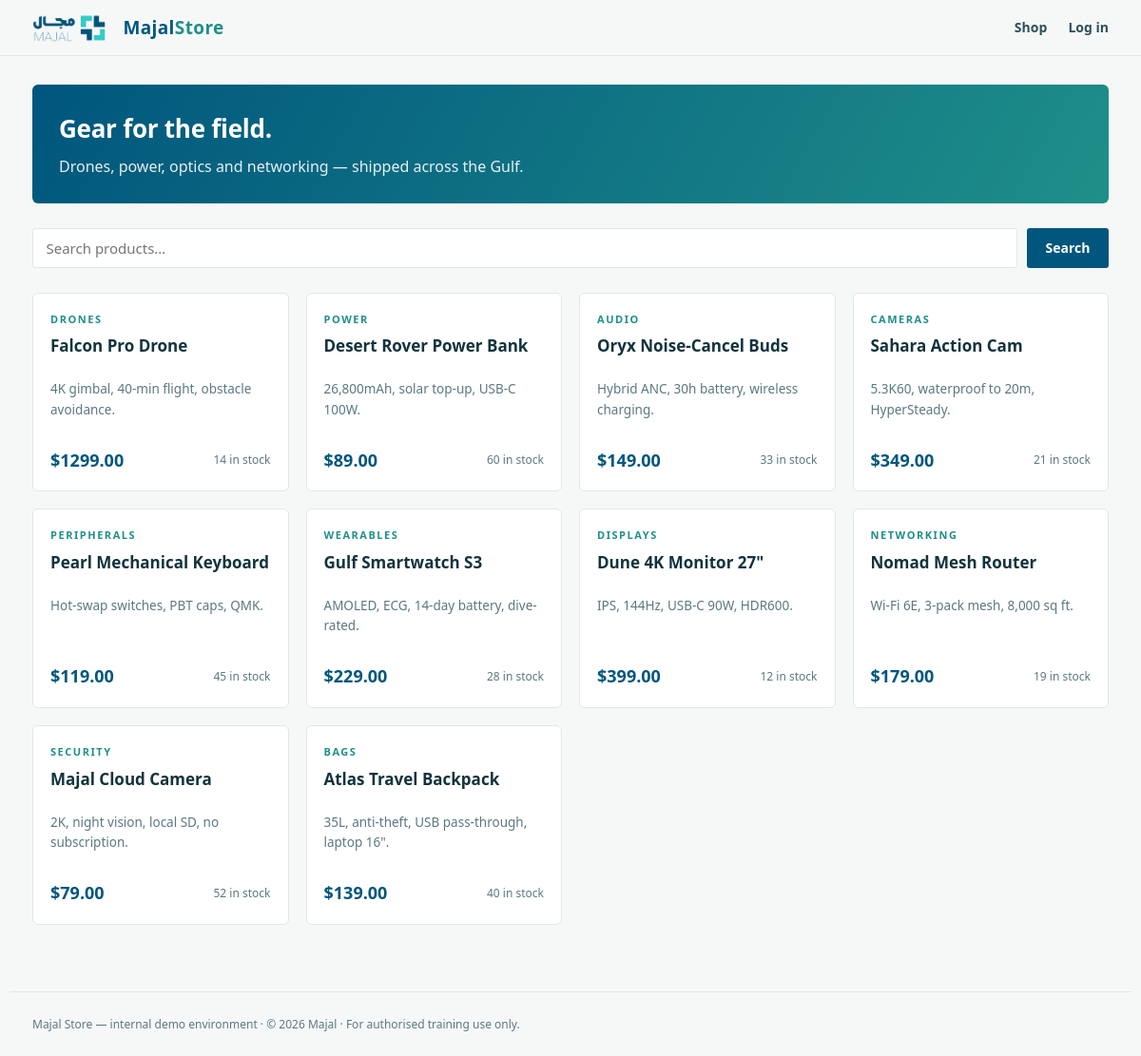
The page / on the database its author committed.
### tables this page shows
CREATE TABLE products (
    id        INTEGER PRIMARY KEY AUTOINCREMENT,
    name      TEXT NOT NULL,
    category  TEXT NOT NULL,
    price     REAL NOT NULL,
    stock     INTEGER NOT NULL,
    blurb     TEXT NOT NULL
);

### day4/lab/app.py (the view)
@app.route("/")
def index():
    q = request.args.get("q", "")
    if q:
        rows = db().execute(
            "SELECT * FROM products WHERE name LIKE '%%%s%%' OR category LIKE '%%%s%%'"
            % (q, q)
        ).fetchall()
    else:
        rows = db().execute("SELECT * FROM products ORDER BY id").fetchall()
    return render_template("index.html", products=rows, q=q)

### day4/lab/app.py (called while the page is built)
def db():
    if "db" not in g:
        g.db = sqlite3.connect(DB)
        g.db.row_factory = sqlite3.Row
    return g.db

def current_user():
    uid = session.get("uid")
    if uid is None:
        return None
    return db().execute("SELECT * FROM users WHERE id=?", (uid,)).fetchone()

@app.context_processor
def inject_user():
    return {"user": current_user(), "year": 2026}

### day4/lab/templates/index.html (shortened to what this page needs)
{% extends "base.html" %}
{% block body %}
<div class="hero">
  <h1>Gear for the field.</h1>
  <p>Drones, power, optics and networking — shipped across the Gulf.</p>
</div>
<form class="searchbar" method="get" action="{{ url_for('index') }}">
  <input type="text" name="q" value="{{ q }}" placeholder="Search products…" autocomplete="off">
  <button class="btn" type="submit">Search</button>
</form>
<div class="grid">
  {% for p in products %}
  <div class="card">
    <span class="cat">{{ p['category'] }}</span>
    <h3><a href="{{ url_for('product', pid=p['id']) }}">{{ p['name'] }}</a></h3>
    <p class="blurb">{{ p['blurb'] }}</p>
    <div class="foot">
      <span class="price">${{ '%.2f'|format(p['price']) }}</span>
      <span class="stock">{{ p['stock'] }} in stock</span>
    </div>
  </div>
  {% else %}
  <p class="muted">No products matched.</p>
  {% endfor %}
</div>
{% endblock %}

### day4/lab/templates/base.html (shortened to what this page needs)
<!DOCTYPE html>
<html lang="en">
<head>
<link rel="stylesheet" href="{{ url_for('static', filename='store.css') }}">
</head>
<body>
<header class="bar">
  <div class="in">
    <img src="{{ url_for('static', filename='majal-logo.jpg') }}" alt="Majal">
    <a class="brand" href="{{ url_for('index') }}">Majal<span>Store</span></a>
    <nav>
      <a href="{{ url_for('index') }}">Shop</a>
      {% if user %}
        {% if user['is_admin'] %}<a href="{{ url_for('admin') }}">Network Tools</a>{% endif %}
        <a href="{{ url_for('account') }}">My Account</a>
        <a href="{{ url_for('logout') }}">Log out</a>
        <span class="who">{{ user['fullname'] }}</span>
      {% else %}
        <a href="{{ url_for('login') }}">Log in</a>
      {% endif %}
    </nav>
  </div>
</header>
<main class="wrap">
{% block body %}{% endblock %}
</main>
<footer class="footer">
  Majal Store — internal demo environment · © {{ year }} Majal ·
  <span class="muted">For authorised training use only.</span>
</footer>
</body>
</html>

### day4/lab/static/store.css (style rules this page uses)
:root { --petrol:#00567d; --petrol-d:#003f5e; --teal:#1f8f89; --turq:#33d2cb; --yellow:#f2d200; --ink:#12333d; --slate:#2f4f59; --muted:#5c7880; --bg:#f6f8f8; --bg-2:#eef3f3; --card:#fff; --line:#e0e7e8; --code-bg:#0f2b34; --code-ink:#dff3f2; --danger:#c2410c; --sans:"Avenir Next","Avenir","Segoe UI",system-ui,-apple-system,"Helvetica Neue",Arial,sans-serif; --mono:"JetBrains Mono","Cascadia Code","SF Mono",Menlo,Consolas,"DejaVu Sans Mono",monospace; }
* { box-sizing:border-box }
body { margin:0;font-family:var(--sans);color:var(--ink);background:var(--bg);line-height:1.6;-webkit-font-smoothing:antialiased }
a { color:var(--petrol);text-decoration:none }
.bar { position:sticky;top:0;z-index:30;background:rgba(246,248,248,.95);backdrop-filter:blur(8px);border-bottom:1px solid var(--line) }
.bar .in { max-width:1180px;margin:0 auto;padding:12px 24px;display:flex;align-items:center;gap:18px }
.bar img { height:34px;width:auto;mix-blend-mode:multiply }
.bar .brand { font-weight:800;letter-spacing:.02em;color:var(--petrol);font-size:19px }
.bar .brand span { color:var(--teal) }
.bar nav a { font-size:14px;font-weight:700;color:var(--slate);margin-left:18px }
.wrap { max-width:1180px;margin:0 auto;padding:30px 24px 70px }
.searchbar { display:flex;gap:10px;margin:0 0 26px }
.searchbar input { flex:1;padding:.7em 1em;border:1px solid var(--line);border-radius:3px;font-size:15px;font-family:inherit }
.btn { display:inline-block;padding:.7em 1.4em;border:none;border-radius:3px;background:var(--petrol);color:#fff;font-weight:700;font-size:14px;cursor:pointer;font-family:inherit }
.hero { background:linear-gradient(120deg,var(--petrol),var(--teal));color:#fff;border-radius:6px;padding:26px 28px;margin-bottom:26px }
.hero h1 { margin:0 0 6px;font-size:26px;letter-spacing:-.01em }
.hero p { margin:0;opacity:.9 }
.grid { display:grid;grid-template-columns:repeat(auto-fill,minmax(240px,1fr));gap:18px }
.card { background:var(--card);border:1px solid var(--line);border-radius:6px;padding:18px;display:flex;flex-direction:column }
.card .cat { font-size:11px;font-weight:800;letter-spacing:.14em;text-transform:uppercase;color:var(--teal) }
.card h3 { margin:6px 0 8px;font-size:17px;color:var(--ink) }
.card h3 a { color:inherit }
.card .blurb { font-size:13.5px;color:var(--muted);flex:1 }
.card .foot { display:flex;align-items:center;justify-content:space-between;margin-top:14px }
.card .price { font-weight:800;color:var(--petrol);font-size:18px }
.card .stock { font-size:12px;color:var(--muted) }
input[type=text],input[type=password],input[type=email],textarea { width:100%;padding:.65em .9em;border:1px solid var(--line);border-radius:3px;font-size:15px;font-family:inherit }
.muted { color:var(--muted) }
.footer { max-width:1180px;margin:0 auto;padding:24px;color:var(--muted);font-size:12px;border-top:1px solid var(--line) }

### rows shown on the page
products: category "DRONES", name "Falcon Pro Drone", blurb "4K gimbal, 40-min flight, obstacle avoidance.", price "1299.00", stock "14"
products: category "POWER", name "Desert Rover Power Bank", blurb "26,800mAh, solar top-up, USB-C 100W.", price "89.00", stock "60"
products: category "AUDIO", name "Oryx Noise-Cancel Buds", blurb "Hybrid ANC, 30h battery, wireless charging.", price "149.00", stock "33"
products: category "CAMERAS", name "Sahara Action Cam", blurb "5.3K60, waterproof to 20m, HyperSteady.", price "349.00", stock "21"
products: category "PERIPHERALS", name "Pearl Mechanical Keyboard", blurb "Hot-swap switches, PBT caps, QMK.", price "119.00", stock "45"
products: category "WEARABLES", name "Gulf Smartwatch S3", blurb "AMOLED, ECG, 14-day battery, dive-rated.", price "229.00", stock "28"
products: category "DISPLAYS", name "Dune 4K Monitor 27\"", blurb "IPS, 144Hz, USB-C 90W, HDR600.", price "399.00", stock "12"
products: category "NETWORKING", name "Nomad Mesh Router", blurb "Wi-Fi 6E, 3-pack mesh, 8,000 sq ft.", price "179.00", stock "19"
products: category "SECURITY", name "Majal Cloud Camera", blurb "2K, night vision, local SD, no subscription.", price "79.00", stock "52"
products: category "BAGS", name "Atlas Travel Backpack", blurb "35L, anti-theft, USB pass-through, laptop 16\".", price "139.00", stock "40"

### other values the page prints
{{ year }} "2026"
